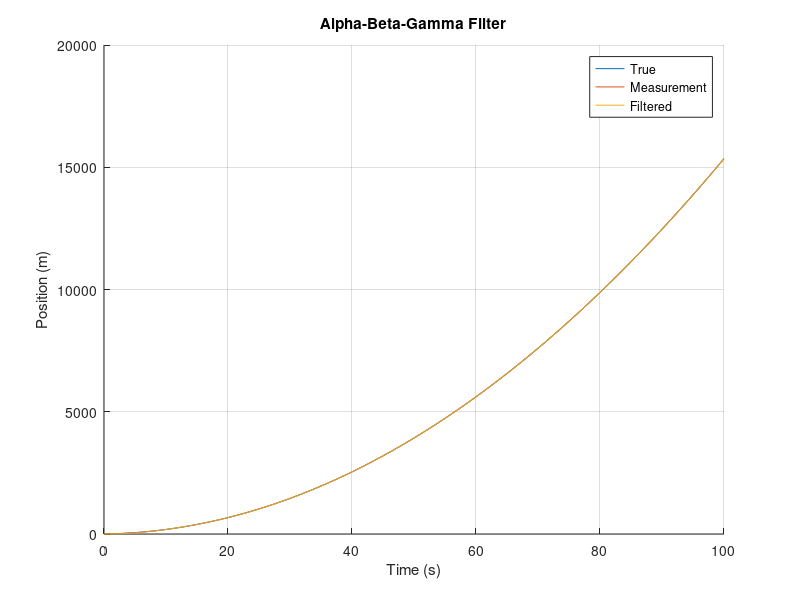

The MATLAB script that drew this image: (Note: this script raises an error after producing the figure.)
%% Alpha Beta Gamma example
% Created by: Lee A. Harrison
% On: 4/27/2019

clear, clc

% Set the parameters
t_start = 0.0;
t_end = 100.0;
dt = 0.1;
t = t_start:dt:t_end;
number_of_updates = length(t);

initial_position = 1.3;
initial_velocity = 3.5;
initial_acceleration = 3.0;

noise_variance = 10.0;
alpha = 0.06;
beta = 0.0018;
gamma = 2.75e-5;

% True position and velocity
v_true = initial_velocity + initial_acceleration * t;
x_true = initial_position + initial_velocity * t + 0.5 * initial_acceleration * t .^ 2;

% Measurements (add noise)
z = x_true + sqrt(noise_variance) * (rand(1, number_of_updates) - 0.5);

% Initialize
xk_1 = 0.0;
vk_1 = 0.0;
ak_1 = 0.0;

x_filt = zeros(number_of_updates, 1);
v_filt = zeros(number_of_updates, 1);
a_filt = zeros(number_of_updates, 1);
r_filt = zeros(number_of_updates, 1);

% Loop over all measurements
for k = 1:number_of_updates
    % Predict the next state
    xk = xk_1 + vk_1 * dt + 0.5 * ak_1 * dt ^ 2;
    vk = vk_1 + ak_1 * dt;
    ak = ak_1;
    
    % Calculate the residual
    rk = z(k) - xk;
    
    % Correct the predicted state
    xk = xk + alpha * rk;
    vk = vk + beta / dt * rk;
    ak = ak + 2.0 * gamma / dt ^ 2 * rk;
    
    % Set the current state as previous
    xk_1 = xk;
    vk_1 = vk;
    ak_1 = ak;
    
    x_filt(k) = xk;
    v_filt(k) = vk;
    a_filt(k) = ak;
    r_filt(k) = rk;
end

% Display the results
figure; hold on;
plot(t, x_true)
plot(t, z)
plot(t, x_filt)
ylabel('Position (m)')
title('Alpha-Beta-Gamma Filter')
xlabel('Time (s)')
legend({'True', 'Measurement', 'Filtered'})
grid on;
plot_settings;

figure; hold on;
plot(t, v_true)
plot(t, v_filt)
ylabel('Velocity (m/s)')
title('Alpha-Beta-Gamma Filter')
xlabel('Time (s)')
legend({'True', 'Filtered'})
grid on;
plot_settings;

figure; hold on;
plot(t, initial_acceleration * ones(number_of_updates, 1))
plot(t, a_filt)
ylabel('Acceleration (m/s/s)')
title('Alpha-Beta-Gamma Filter')
xlabel('Time (s)')
legend({'True', 'Filtered'})
grid on;
plot_settings;

figure;
plot(t, r_filt)
ylabel('Residual (m)')

% Set the plot title and labels
title('Alpha-Beta-Gamma Filter')
xlabel('Time (s)')

% Turn on the grid
grid on
plot_settings;